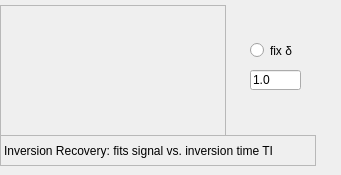
       <widget class="QWidget" name="widget">
        <attribute name="title">
         <string>T1-IR</string>
        </attribute>
        <widget class="QLabel" name="lblT1IRequ">
         <property name="geometry">
          <rect>
           <x>0</x>
           <y>5</y>
           <width>226</width>
           <height>131</height>
          </rect>
         </property>
         <property name="focusPolicy">
          <enum>Qt::ClickFocus</enum>
         </property>
         <property name="autoFillBackground">
          <bool>false</bool>
         </property>
         <property name="frameShape">
          <enum>QFrame::StyledPanel</enum>
         </property>
         <property name="frameShadow">
          <enum>QFrame::Sunken</enum>
         </property>
         <property name="text">
          <string/>
         </property>
         <property name="pixmap">
          <pixmap>../PhantomViewerpy/T1-IR1model.jpg</pixmap>
         </property>
         <property name="scaledContents">
          <bool>true</bool>
         </property>
         <property name="wordWrap">
          <bool>false</bool>
         </property>
        </widget>
        <widget class="QLabel" name="label_48">
         <property name="geometry">
          <rect>
           <x>0</x>
           <y>135</y>
           <width>316</width>
           <height>31</height>
          </rect>
         </property>
         <property name="autoFillBackground">
          <bool>true</bool>
         </property>
         <property name="frameShape">
          <enum>QFrame::StyledPanel</enum>
         </property>
         <property name="text">
          <string>Inversion Recovery: fits signal vs. inversion time TI</string>
         </property>
         <property name="scaledContents">
          <bool>false</bool>
         </property>
         <property name="wordWrap">
          <bool>true</bool>
         </property>
        </widget>
        <widget class="QRadioButton" name="rbDelta">
         <property name="geometry">
          <rect>
           <x>250</x>
           <y>40</y>
           <width>82</width>
           <height>21</height>
          </rect>
         </property>
         <property name="text">
          <string>fix δ</string>
         </property>
        </widget>
        <widget class="QLineEdit" name="leDelta">
         <property name="geometry">
          <rect>
           <x>250</x>
           <y>70</y>
           <width>51</width>
           <height>20</height>
          </rect>
         </property>
         <property name="text">
          <string>1.0</string>
         </property>
        </widget>
        <zorder>label_48</zorder>
        <zorder>rbDelta</zorder>
        <zorder>leDelta</zorder>
        <zorder>lblT1IRequ</zorder>
       </widget>
